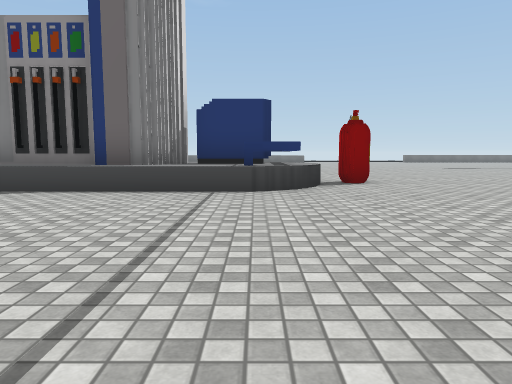
view 1 (above)

24 first-person views from a walk through a Unity game level. The camera is 1.2 m above the floor, tilts 6° down and sees 70° across. The floor is counted in squares, 2 m on a side. Each view is taken from the middle of a square. On the plan, view 1 faces up. The plan holds only what a view shows up to about 10 squares ahead; the rest is blank. The place goes on beyond the plan. Some surface patterns are stand-ins.

view 2
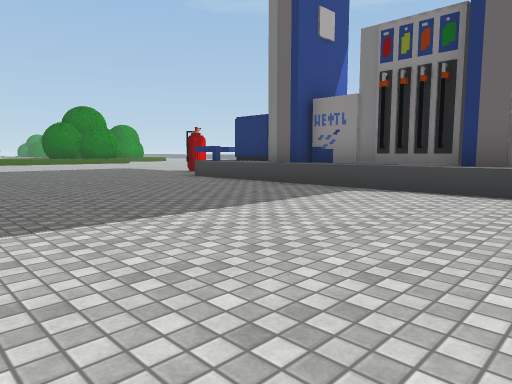

view 3
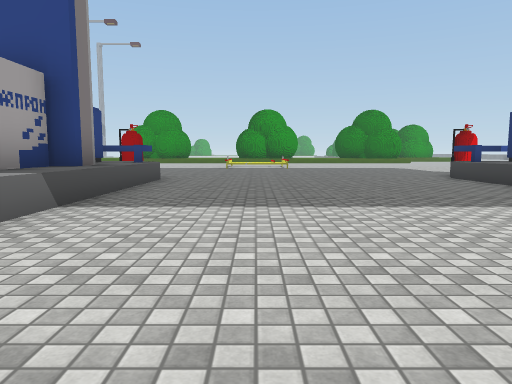

view 4
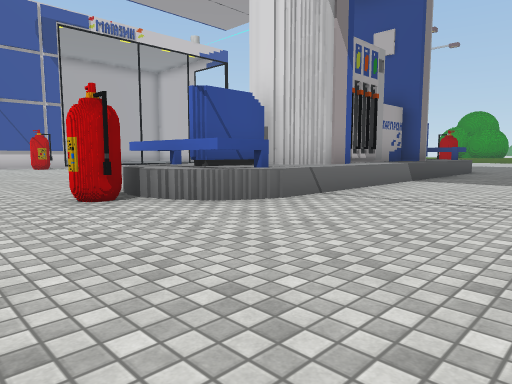

view 5
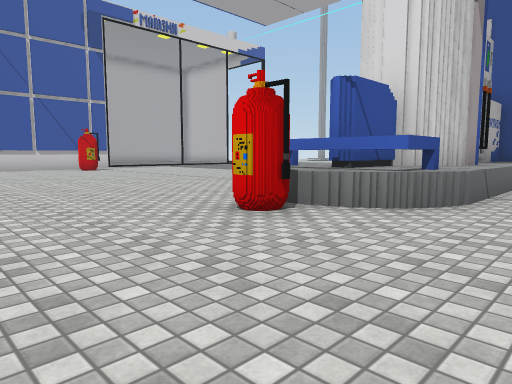

view 6
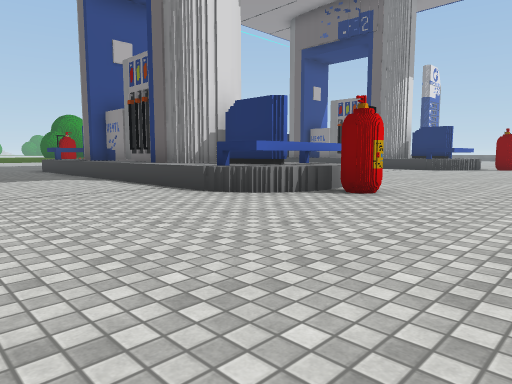

view 7
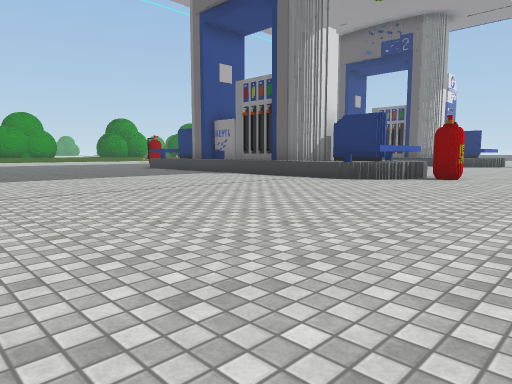

view 8
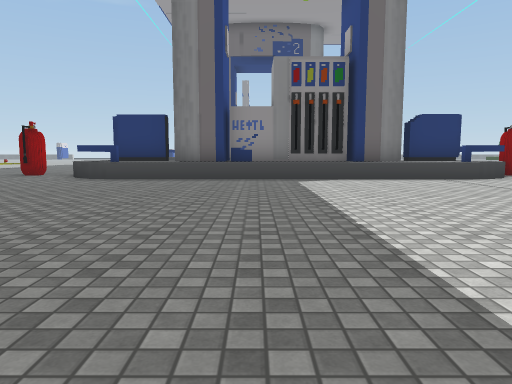

view 9
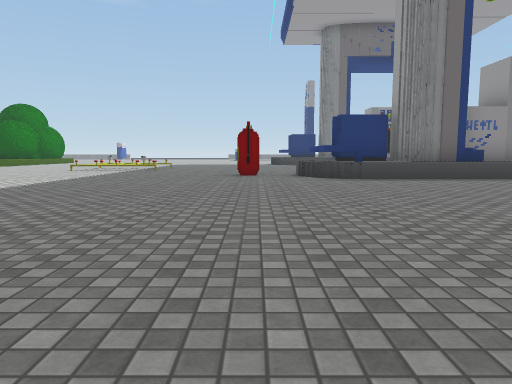

view 10
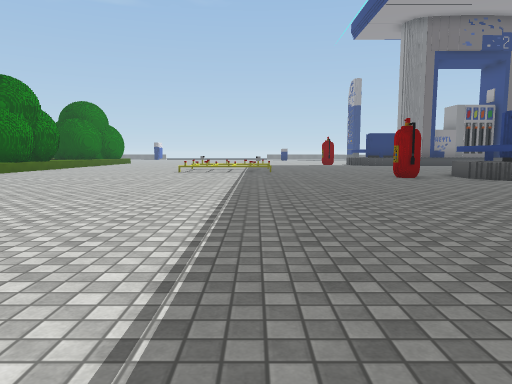

view 11
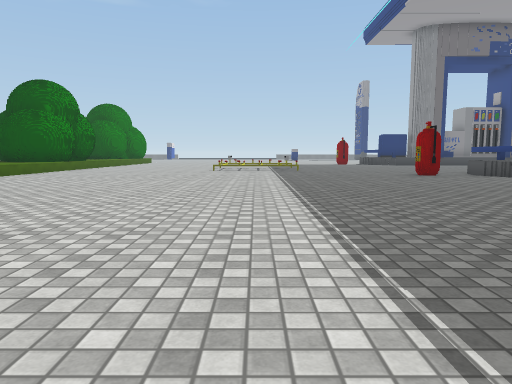

view 12
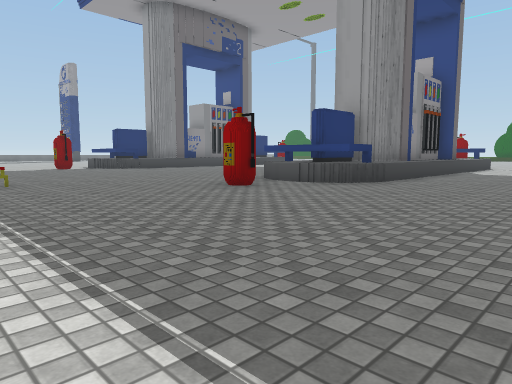

view 13
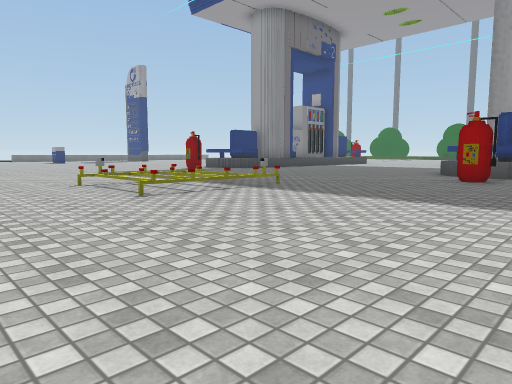

view 14
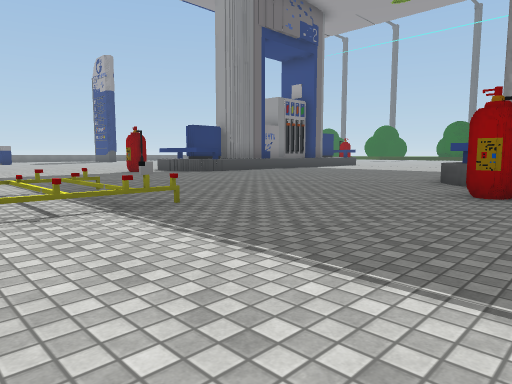

view 15
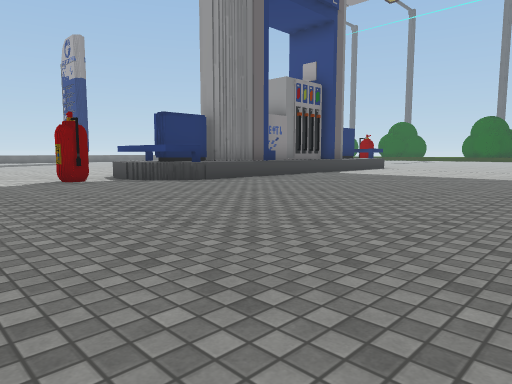

view 16
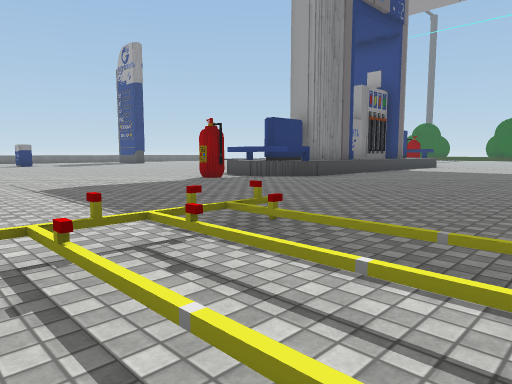

view 17
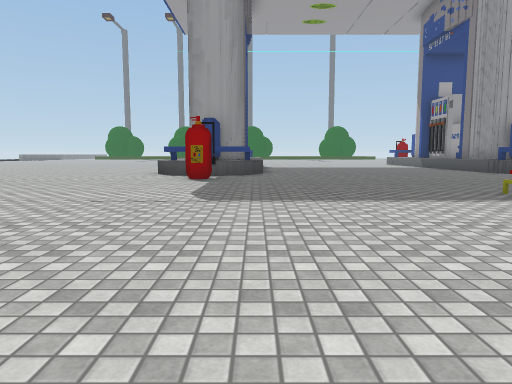

view 18
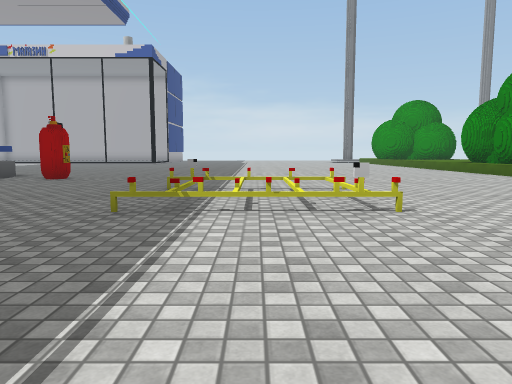

view 19
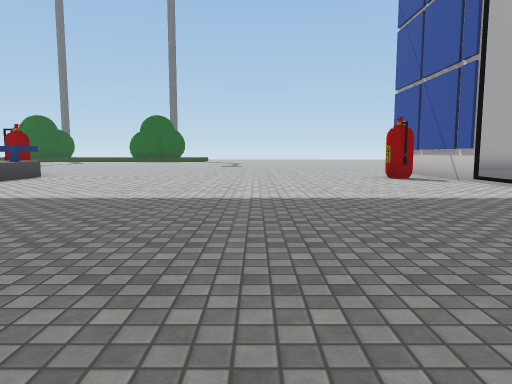

view 20
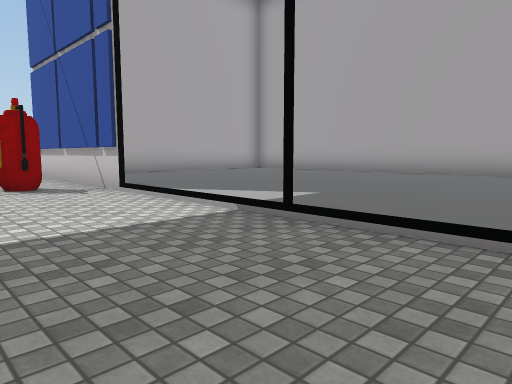

view 21
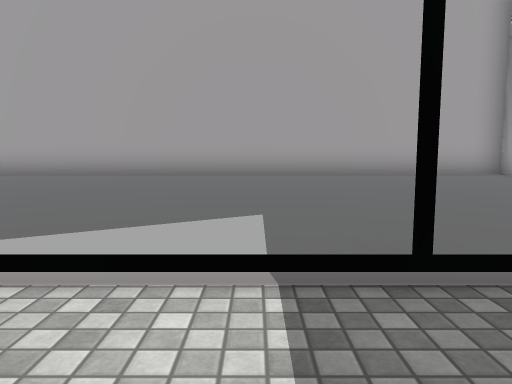

view 22
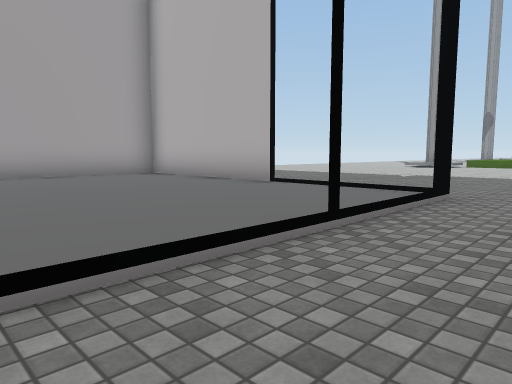

view 23
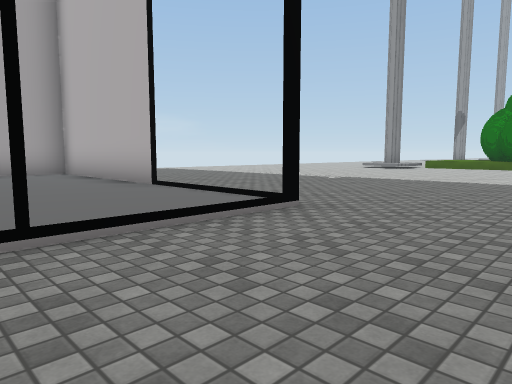

view 24
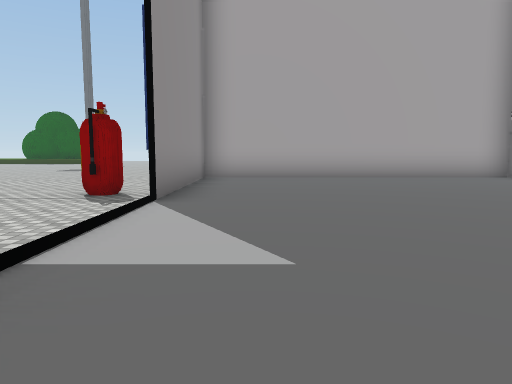

### Floor plan
Points are (right, up) in squares from view 1. A wall is a line through its corners. A room is listed if a view was taken in it or the views show most of it. See-through windows are left out.
Room 1 (views 1, 2, 3, 4, 5, 6, 7, 8, 9, 10, 11, 12, 13, 14, 15, 16, 17, 18, 19, 20, 21, 22, 23, 24)
walls: (-8.4, -4) (-9.3, -4) (-9.3, -1.6) (-8.4, -1.6); (-8.8, -3) (-8.8, -2.6) (-8.2, -2.6); (-5.8, -3.8) (-7, -3.8); (-6.6, -1.8) (-5.8, -1.8); (-5.8, -2.2) (-2.8, -2.2); (-10.3, -17.8) (-10.3, -22.4) (3.3, -22.4) (3.3, -14.7) (-1.4, -14.7); (-2.6, -3.5) (-5.8, -3.5); (-1.5, -3.8) (-2.5, -3.8); (-1.5, -14.6) (3.1, -14.6); (-2.5, -1.8) (-1.5, -1.8); (-1.6, -2.2) (-1.1, -2.2); (-1.1, -2.6) (0.5, -2.6) (0.5, -3); (0, -1.6) (1, -1.6) (1, -4) (0, -4); (-8.6, 6.2) (-9.6, 6.2) (-9.6, 8.5); (-7.8, 7.2) (-9.2, 7.2); (-6.1, 7) (-6.1, 6.4) (-7, 6.4); (-2.9, 6.7) (-6, 6.7); (-1.6, 7) (-1.6, 6.4) (-2.9, 6.4); (0.9, 6.2) (-0.2, 6.2); (0.4, 7.2) (-1.2, 7.2)
low walls: (-9.6, -3.9) (-9.6, -3.1); (-9.9, -3.2) (-9.9, -2.5); (-9.6, -2.5) (-9.6, -1.9); (-8.5, -1.2) (0.6, -1.2); (0.8, -4.4) (-9, -4.4); (1.4, -1.9) (1.4, -3.9); (-22.7, -2.9) (-22.7, -3.5); (-10, 6.6) (-10, 8.1); (0.5, 5.8) (-9.4, 5.8)
objects: other object (-16, 2); other object (-11, -3); other object (-11, 7); other object (0, -14); other object (2, -3); other object (2, 8)

Positions as (right, up) in squares from view 1, and headings:
1: (0, 0), facing up
2: (-1, 0), facing up-left
3: (0, 1), facing left
4: (4, 2), facing down-left
5: (5, 0), facing down-left
6: (5, -8), facing up-left
7: (5, -12), facing up-left
8: (-5, -13), facing up
9: (-11, -13), facing up
10: (-15, -12), facing up
11: (-16, -13), facing up
12: (-16, -8), facing up-right
13: (-20, -5), facing up-right
14: (-17, -4), facing up-right
15: (-14, -1), facing up-right
16: (-17, 0), facing up-right
17: (-20, 6), facing right
18: (-16, 6), facing down
19: (-9, -10), facing right
20: (-7, -12), facing down-right
21: (-4, -13), facing down
22: (-5, -13), facing down-left
23: (-7, -12), facing down-left
24: (-6, -16), facing right
